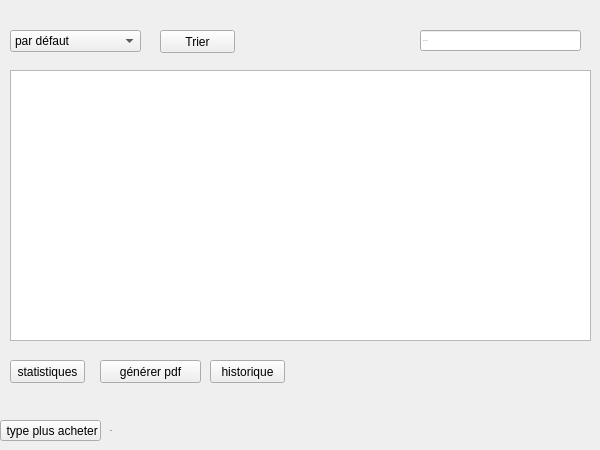
      <widget class="QWidget" name="tab_3">
       <attribute name="title">
        <string>Affichier materiel</string>
       </attribute>
       <widget class="QTableView" name="tableView_2">
        <property name="geometry">
         <rect>
          <x>10</x>
          <y>70</y>
          <width>581</width>
          <height>271</height>
         </rect>
        </property>
       </widget>
       <widget class="QPushButton" name="statmateriel">
        <property name="geometry">
         <rect>
          <x>10</x>
          <y>360</y>
          <width>75</width>
          <height>23</height>
         </rect>
        </property>
        <property name="text">
         <string>statistiques</string>
        </property>
       </widget>
       <widget class="QPushButton" name="pdfmateriel">
        <property name="geometry">
         <rect>
          <x>100</x>
          <y>360</y>
          <width>101</width>
          <height>23</height>
         </rect>
        </property>
        <property name="text">
         <string>générer pdf</string>
        </property>
       </widget>
       <widget class="QLineEdit" name="recherchermateriel">
        <property name="geometry">
         <rect>
          <x>420</x>
          <y>30</y>
          <width>161</width>
          <height>21</height>
         </rect>
        </property>
        <property name="font">
         <font>
          <pointsize>-1</pointsize>
         </font>
        </property>
        <property name="placeholderText">
         <string>rechercher</string>
        </property>
       </widget>
       <widget class="QComboBox" name="materielComboBox">
        <property name="geometry">
         <rect>
          <x>10</x>
          <y>30</y>
          <width>131</width>
          <height>22</height>
         </rect>
        </property>
        <item>
         <property name="text">
          <string>par défaut</string>
         </property>
        </item>
        <item>
         <property name="text">
          <string>type</string>
         </property>
        </item>
        <item>
         <property name="text">
          <string>marque</string>
         </property>
        </item>
       </widget>
       <widget class="QPushButton" name="triermaterielBtn">
        <property name="geometry">
         <rect>
          <x>160</x>
          <y>30</y>
          <width>75</width>
          <height>23</height>
         </rect>
        </property>
        <property name="text">
         <string>Trier</string>
        </property>
       </widget>
       <widget class="QPushButton" name="historiquemateriel">
        <property name="geometry">
         <rect>
          <x>210</x>
          <y>360</y>
          <width>75</width>
          <height>23</height>
         </rect>
        </property>
        <property name="text">
         <string>historique</string>
        </property>
       </widget>
       <widget class="QPushButton" name="materielachet">
        <property name="geometry">
         <rect>
          <x>0</x>
          <y>420</y>
          <width>101</width>
          <height>21</height>
         </rect>
        </property>
        <property name="text">
         <string> type plus acheter</string>
        </property>
       </widget>
       <widget class="QLabel" name="label_12">
        <property name="geometry">
         <rect>
          <x>110</x>
          <y>421</y>
          <width>41</width>
          <height>20</height>
         </rect>
        </property>
        <property name="font">
         <font>
          <pointsize>-1</pointsize>
         </font>
        </property>
        <property name="text">
         <string>type:</string>
        </property>
       </widget>
       <widget class="QLabel" name="nbachetLabel">
        <property name="geometry">
         <rect>
          <x>160</x>
          <y>420</y>
          <width>101</width>
          <height>21</height>
         </rect>
        </property>
        <property name="font">
         <font>
          <pointsize>-1</pointsize>
         </font>
        </property>
        <property name="text">
         <string/>
        </property>
       </widget>
      </widget>
